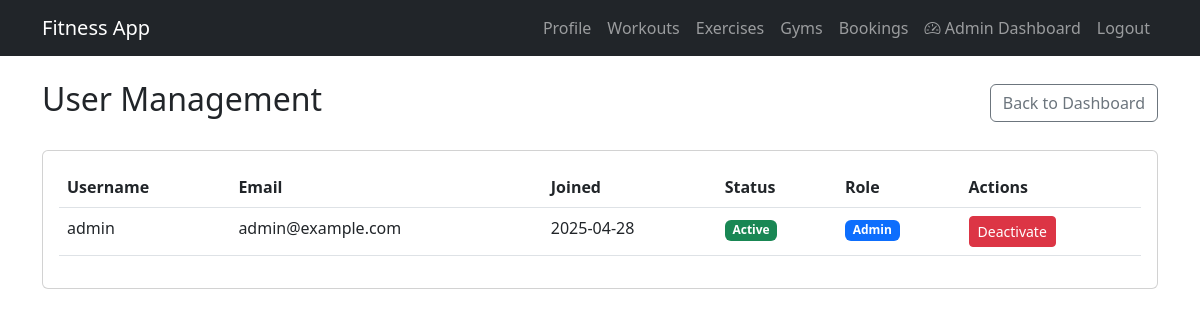
/admin/users (signed in), run on an earlier commit of the app's database.
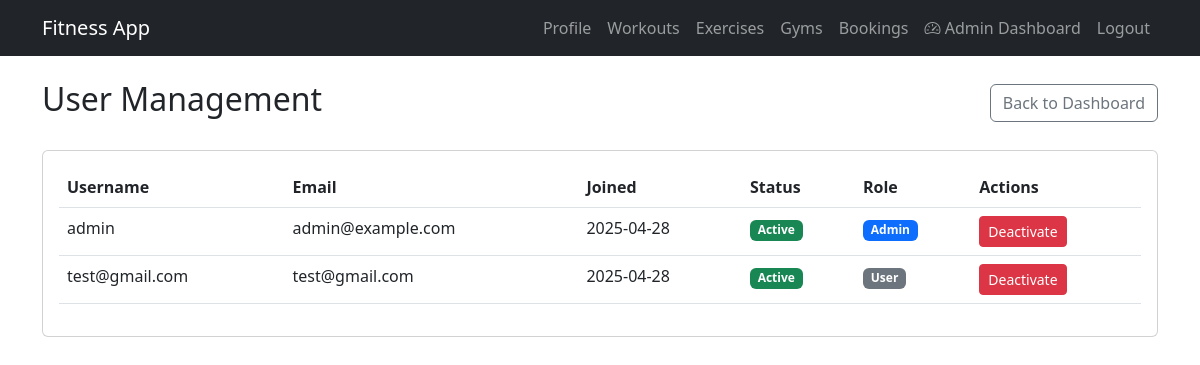
And on a later commit of the database.
### app/models.py (models this page shows, shortened)
class User(UserMixin, db.Model):
    id = db.Column(db.Integer, primary_key=True)
    username = db.Column(db.String(150), unique=True, nullable=False)
    email = db.Column(db.String(150), unique=True, nullable=False)
    password_hash = db.Column(db.String(150))
    is_admin = db.Column(db.Boolean, default=False)
    is_active = db.Column(db.Boolean, default=True)
    created_at = db.Column(db.DateTime, default=datetime.utcnow)
    workouts = db.relationship('Workout', backref='user', lazy=True)

### app/admin/routes.py (the view)
    def decorated_function(*args, **kwargs):
        if not current_user.is_authenticated or not current_user.is_admin:
            flash('You do not have permission to access this page.', 'danger')
            return redirect(url_for('main.home'))
        return f(*args, **kwargs)

### app/admin/routes.py (called while the page is built)
def admin_required(f):
    def decorated_function(*args, **kwargs):
        if not current_user.is_authenticated or not current_user.is_admin:
            flash('You do not have permission to access this page.', 'danger')
            return redirect(url_for('main.home'))
        return f(*args, **kwargs)
    decorated_function.__name__ = f.__name__
    return decorated_function

@admin.route('/users')
@login_required
@admin_required
def users():
    users = User.query.all()
    return render_template('admin/users.html', users=users)

### app/models.py (called while the page is built)
@login_manager.user_loader
def load_user(user_id):
    return User.query.get(int(user_id))

### app/templates/admin/users.html
{% extends "base.html" %}
{% block content %}
<div class="container mt-4">
    <div class="d-flex justify-content-between align-items-center mb-4">
        <h2>User Management</h2>
        <a href="{{ url_for('admin.dashboard') }}" class="btn btn-outline-secondary">
            Back to Dashboard
        </a>
    </div>
    <div class="card">
        <div class="card-body">
            <div class="table-responsive">
                <table class="table table-hover">
                    <thead>
                        <tr>
                            <th>Username</th>
                            <th>Email</th>
                            <th>Joined</th>
                            <th>Status</th>
                            <th>Role</th>
                            <th>Actions</th>
                        </tr>
                    </thead>
                    <tbody>
                        {% for user in users %}
                            <tr>
                                <td>{{ user.username }}</td>
                                <td>{{ user.email }}</td>
                                <td>{{ user.created_at.strftime('%Y-%m-%d') }}</td>
                                <td>
                                    <span class="badge bg-{{ 'success' if user.is_active else 'danger' }}">
                                        {{ 'Active' if user.is_active else 'Inactive' }}
                                    </span>
                                </td>
                                <td>
                                    <span class="badge bg-{{ 'primary' if user.is_admin else 'secondary' }}">
                                        {{ 'Admin' if user.is_admin else 'User' }}
                                    </span>
                                </td>
                                <td>
                                    <form action="{{ url_for('admin.toggle_user', user_id=user.id) }}"
                                          method="POST"
                                          class="d-inline">
                                        <button type="submit"
                                                class="btn btn-sm btn-{{ 'danger' if user.is_active else 'success' }}">
                                            {{ 'Deactivate' if user.is_active else 'Activate' }}
                                        </button>
                                    </form>
                                </td>
                            </tr>
                        {% endfor %}
                    </tbody>
                </table>
            </div>
        </div>
    </div>
</div>
{% endblock %}

What changed in the data, as far as the page shows it:
added User: username "test@gmail.com", email "test@gmail.com", created_at "2025-04-28", is_active "Active", is_admin "User", is_active "Deactivate"
